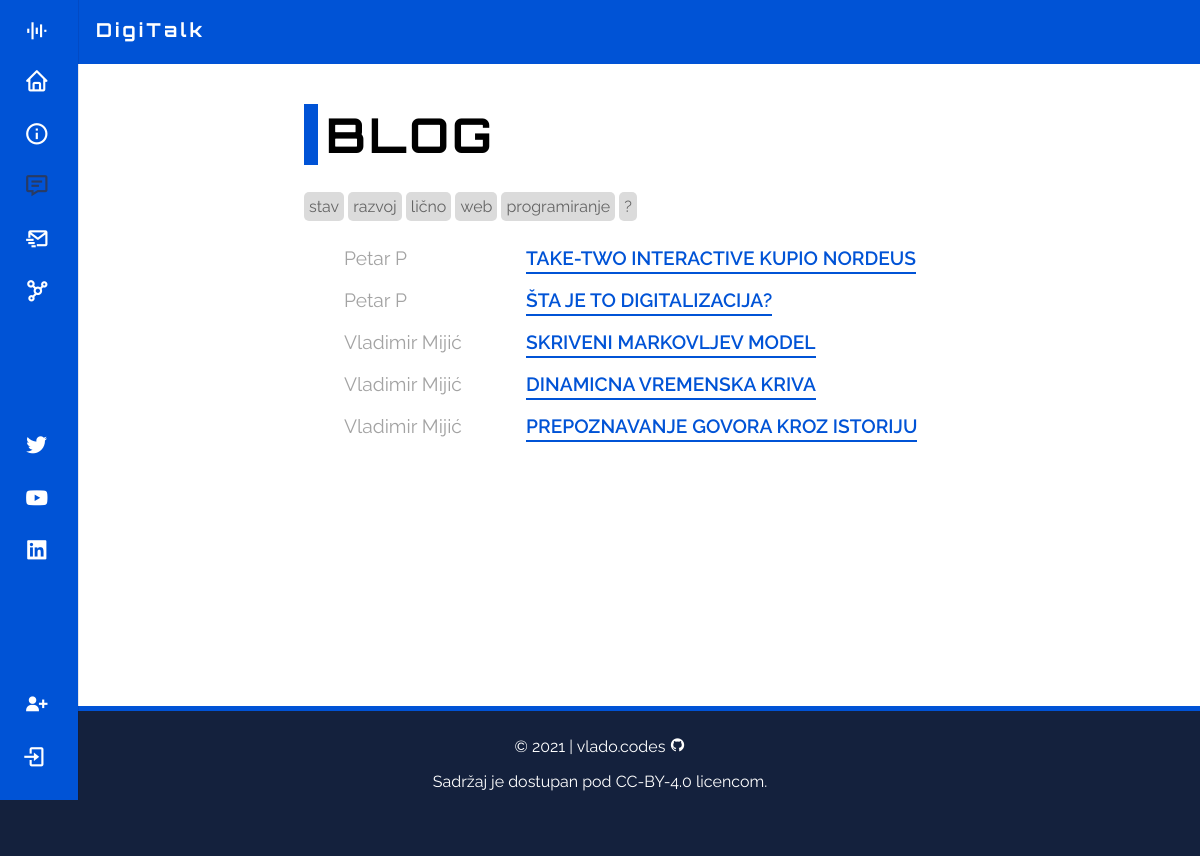
Screenshot of /blog/ with the database file from the repository.
### first_app/models.py (models this page shows, shortened)
class Category(models.Model):
    name = models.CharField(max_length = 30)
    def __str__(self):
        return self.name

class Post(models.Model):
    title = models.CharField(max_length = 60)
    author = models.ForeignKey(User, on_delete = models.CASCADE)
    body = RichTextField(blank = True, null = True)
    date = models.DateField(auto_now_add = True)
    category = models.CharField(max_length = 30, default = 'uncategorized')

### first_app/views.py (the view)
# urls.py: path('blog/', views.blogView.as_view(), name='blog'),
class blogView(ListView):
    model = Post
    template_name = 'blog.html'
    ordering = ['-id']
    def get_context_data(self, *args, **kwargs):
        cat_list = Category.objects.all()[:5]
        context = super(blogView, self).get_context_data(*args, **kwargs)
        context["cat_list"] = cat_list
        return context
    def get_queryset(self):
        object_list = Post.objects.all()
        query = self.request.GET.get('search')
        if query:
            object_list = object_list.filter(
                Q(title__contains = query) |
                Q(body__contains = query))
        return object_list.order_by('-id')

### first_app/templates/blog.html (shortened to what this page needs)
{% extends 'base.html' %}
{% block head %}
<div class="blog-page">
    <h1 class="blog-page-title">Blog</h1>
    <div class="tagline">
        {% for cat in cat_list %}
            <a href="{% url 'category' cat|slugify %}" id="blog-cat">{{ cat.name }}</a>
        {% endfor %}
        <p id="menu" onclick="showDiv('search-form');">?</p>
    </div>
    <ul class="blog-posts">
        {% for post in object_list %}
            <li>
                <span class="blog-post-author">{{ post.author.first_name }} {{ post.author.last_name }}</span>
                <a class="blog-post-link" href="{% url 'blog_post' post.pk %}">{{ post.title }}</a>
            </li>
        {% endfor %}
    </ul>
</div>
{% endblock head %}

### first_app/static/css/main.css (style rules this page uses)
:root { --header-height: 3.5rem; --nav-width: 220px; --ff-body: 'Raleway', sans-serif; --ff-heading: 'Orbitron', sans-serif; --fs-normal: 0.9375rem; --fs-medium: 0.75rem; --fw-normal: 400; --fw-bold: 700; --clr-primary-100: #6fd7ec; --clr-primary-200: #4e96b8; --clr-primary-300: #3a7094; --clr-primary-400: #293b63; --clr-primary-500: #14213d; --clr-accent: #a3a3a3; --clr-dark-gray: #646464; --clr-light-gray: #dbdbdb; --clr-light: #FFFFFF; --clr-dark: #000000; --clr-blue: #0053d6; --clr-red: #bf2139; --z-fixed: 100; }
html { scrollbar-color: var(--clr-primary-400) var(--clr-blue); scroll-padding-top: 7rem; scroll-behavior: smooth; overflow-x: hidden; }
html, body { height: 100%; }
body { font-family: var(--ff-body); margin: var(--header-height) 0 0 0; }
a { text-decoration: none; }
.blog-page { width: 100%; max-width: 40rem; margin: 0 auto; }
.blog-page-title { font: var(--fw-bold) 3rem var(--ff-heading); letter-spacing: 3px; text-transform: uppercase; padding-left: 8px; border-left: 14px solid var(--clr-blue); }
.tagline p { display: inline; }
.tagline a, .tagline p { font-size: 1rem; background-color: var(--clr-light-gray); color: var(--clr-dark-gray); padding: 5px; border-radius: 5px; transition: .2s; cursor: pointer; }
.blog-posts { list-style: none; }
.blog-posts li { display: flex; flex-direction: row; font-size: 1.2rem; line-height: 2rem; padding-top: 10px; }
.blog-post-author { float: left; width: 150px; word-wrap: break-word; word-break: break-word; color: var(--clr-accent); }
.blog-post-link { font-weight: 600; margin-left: 2rem; color: var(--clr-blue); text-transform: uppercase; text-decoration: none; border: 0; background: linear-gradient(180deg, var(--clr-blue) 0, var(--clr-blue) 1000%) repeat-x 0 100%; background-size: auto; background-size: 1px 2px; transition: .3s; }
@media screen and (min-width: 1024px) { :root { --normal-font-size: 1rem; --small-font-size: .875rem; --smaller-font-size: .813rem; } }

### rows the page displays
Category: name "stav"
Category: name "razvoj"
Category: name "lično"
Category: name "web"
Category: name "programiranje"
Post: author.first_name "Petar", author.last_name "P", title "TAKE-TWO INTERACTIVE KUPIO NORDEUS"
Post: author.first_name "Petar", author.last_name "P", title "ŠTA JE TO DIGITALIZACIJA?"
Post: author.first_name "Vladimir", author.last_name "Mijić", title "SKRIVENI MARKOVLJEV MODEL"
Post: author.first_name "Vladimir", author.last_name "Mijić", title "DINAMICNA VREMENSKA KRIVA"
Post: author.first_name "Vladimir", author.last_name "Mijić", title "PREPOZNAVANJE GOVORA KROZ ISTORIJU"
